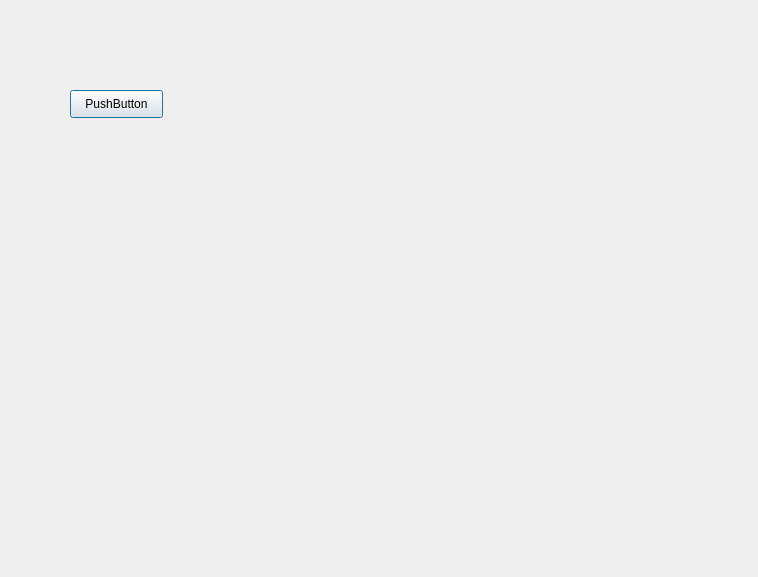
<?xml version="1.0" encoding="UTF-8"?>
<ui version="4.0">
 <class>Dialog</class>
 <widget class="QDialog" name="Dialog">
  <property name="geometry">
   <rect>
    <x>0</x>
    <y>0</y>
    <width>758</width>
    <height>577</height>
   </rect>
  </property>
  <property name="windowTitle">
   <string>Dialog</string>
  </property>
  <widget class="QPushButton" name="pushButton">
   <property name="geometry">
    <rect>
     <x>70</x>
     <y>90</y>
     <width>93</width>
     <height>28</height>
    </rect>
   </property>
   <property name="text">
    <string>PushButton</string>
   </property>
  </widget>
 </widget>
 <resources/>
 <connections/>
</ui>
